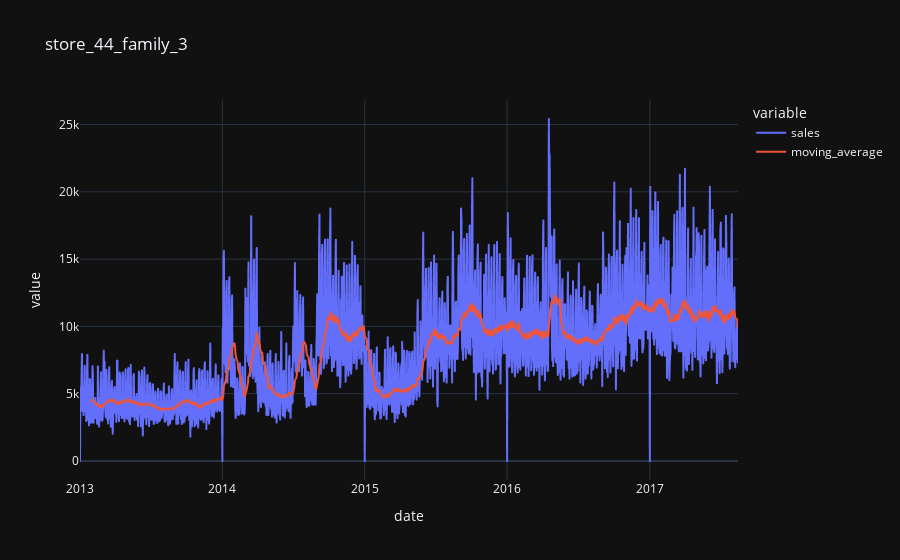

Here is the notebook cell this chart was saved with:
### Code cell
for i in sale['time_series'].unique():
        subset = sale[sale['time_series'] == i]
        subset['moving_average']= subset['sales'].rolling(30).mean()
        fig = px.line(subset, x = 'date', y = ['sales', 'moving_average'], title = i, template = 'plotly_dark')
        fig.show()

### Figure 1 — Plotly figure (JSON) as saved in the notebook; plotly's stock layout.template omitted (floating-point values rounded to 4 significant figures; data arrays with more than 128 entries replaced by an {"elided": "..."} marker saying what was removed)
{"data": [{"hovertemplate": "variable=sales<br>date=%{x}<br>value=%{y}<extra></extra>", "legendgroup": "sales", "line": {"color": "#636efa", "dash": "solid"}, "marker": {"symbol": "circle"}, "mode": "lines", "name": "sales", "showlegend": true, "type": "scattergl", "x": {"elided": "1684 str values"}, "xaxis": "x", "y": {"elided": "1684 int values"}, "yaxis": "y"}, {"hovertemplate": "variable=moving_average<br>date=%{x}<br>value=%{y}<extra></extra>", "legendgroup": "moving_average", "line": {"color": "#EF553B", "dash": "solid"}, "marker": {"symbol": "circle"}, "mode": "lines", "name": "moving_average", "showlegend": true, "type": "scattergl", "x": {"elided": "1684 str values"}, "xaxis": "x", "y": {"elided": "1684 float values"}, "yaxis": "y"}], "layout": {"legend": {"title": {"text": "variable"}, "tracegroupgap": 0}, "title": {"text": "store_44_family_3"}, "xaxis": {"anchor": "y", "domain": [0, 1], "title": {"text": "date"}}, "yaxis": {"anchor": "x", "domain": [0, 1], "title": {"text": "value"}}}}
